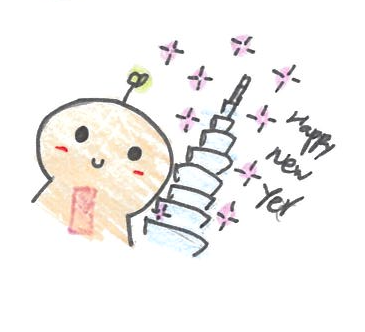
#> input picture input/01.png, 365 x 332 px; its folder holds only this picture in this run
$ python line_sticker_resize.py input/01.png
#> lines starting #> are read from the running program, lines starting #| are printed output that depends on the picture
#> in process_image, im is the input picture: PIL image 365x332 RGBA; mean R, G, B, A 243.5, 241.5, 239.8, 255
#!/usr/bin/env python3
"""
Batch convert images to LINE sticker size 370x320 PNG with transparent background.
- Keeps aspect ratio (no stretching). Pads with transparency to exactly 370x320.
- Optional: make solid background transparent with soft edges (auto-detect from corners or specify a hex color).
Usage:
  python line_sticker_resize.py /path/to/input --output out_dir --make-transparent --tolerance 18
  python line_sticker_resize.py /path/to/input --bg-color #FFFFFF --make-transparent
"""
import argparse
from pathlib import Path
from typing import Optional, Tuple
from PIL import Image

TARGET_W, TARGET_H = 370, 320
VALID_EXTS = {'.png', '.jpg', '.jpeg', '.webp', '.bmp', '.gif'}

# [12 lines left out: function parse_hex_color, not called in this run]

def color_distance_sq(a: Tuple[int,int,int], b: Tuple[int,int,int]) -> int:
    return (a[0]-b[0])**2 + (a[1]-b[1])**2 + (a[2]-b[2])**2

# [49 lines left out: functions detect_bg_color, make_bg_transparent, not called in this run]

def resize_and_pad(im: Image.Image, target_w: int, target_h: int) -> Image.Image:
#> called with target_w = 370, target_h = 320
    im = im.convert('RGBA')
    w, h = im.size
#> w = 365; h = 332
    if w == 0 or h == 0:
        raise ValueError("Image has invalid dimensions")
    scale = min(target_w / w, target_h / h)
#> scale = 0.964
    new_w = max(1, int(round(w * scale)))
#> new_w = 352
    new_h = max(1, int(round(h * scale)))
#> new_h = 320
    resized = im.resize((new_w, new_h), Image.LANCZOS)
    canvas = Image.new('RGBA', (target_w, target_h), (0,0,0,0))
#> canvas: PIL image 370x320 RGBA; every value is 0
    x = (target_w - new_w) // 2
#> x = 9
    y = (target_h - new_h) // 2
#> y = 0
    canvas.paste(resized, (x, y), resized)
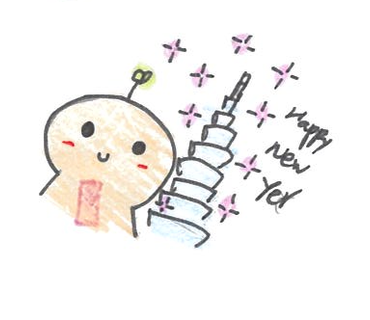
#> canvas: PIL image 370x320 RGBA; mean R, G, B, A 231.6, 229.7, 228, 242.6; transparent parts drawn white
    return canvas

def process_image(src_path: Path, dst_path: Path, make_transparent: bool, bg_color: Optional[Tuple[int,int,int]], tolerance: int):
    with Image.open(src_path) as im:
        # Optional background transparency
        if make_transparent:
            bg = bg_color if bg_color is not None else detect_bg_color(im)
            im = make_bg_transparent(im, bg, tolerance)
        # Resize + pad to exactly 370x320
        out_im = resize_and_pad(im, TARGET_W, TARGET_H)
        # Save as PNG
        out_im.save(dst_path.with_suffix('.png'), format='PNG')

def main():
    ap = argparse.ArgumentParser(description="Batch convert images to 370x320 PNG with transparency.")
    ap.add_argument("input", help="Input folder or a single image file")
    ap.add_argument("--output", "-o", help="Output folder (will be created if missing)", default="output_370x320")
    ap.add_argument("--make-transparent", action="store_true", help="Attempt to remove a solid background with soft edges")
    ap.add_argument("--bg-color", type=str, default=None, help="Background color to remove (hex, e.g. #FFFFFF). If omitted, auto-detect from corners.")
    ap.add_argument("--tolerance", type=int, default=18, help="Color tolerance for soft background removal (0-64 is common).")
    args = ap.parse_args()

    in_path = Path(args.input)
    out_dir = Path(args.output)
    out_dir.mkdir(parents=True, exist_ok=True)

    bg_tuple: Optional[Tuple[int,int,int]] = None
    if args.bg_color:
        bg_tuple = parse_hex_color(args.bg_color)

    files = []
    if in_path.is_file():
        files = [in_path]
    elif in_path.is_dir():
        for p in in_path.rglob("*"):
            if p.suffix.lower() in VALID_EXTS and p.is_file():
                files.append(p)
    else:
        raise SystemExit("Input path does not exist.")

    if not files:
        raise SystemExit("No images found in the input path.")

    count = 0
    for f in files:
        rel = f.name if in_path.is_file() else f.relative_to(in_path).as_posix()
        dst = out_dir / Path(rel).name
        try:
            process_image(f, dst, args.make_transparent, bg_tuple, args.tolerance)
            count += 1
            print(f"✅ Converted: {f} -> {dst.with_suffix('.png')}")
        except Exception as e:
            print(f"⚠️ Skipped {f}: {e}")

    print(f"\nDone. {count} image(s) converted to {out_dir.resolve()}")

if __name__ == "__main__":
    main()

$ run again, on input/05.png
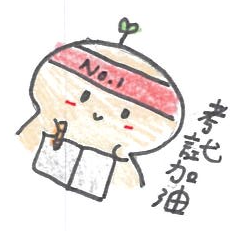
#> input picture input/05.png, 242 x 231 px
#> in process_image, im is the input picture: PIL image 242x231 RGBA; mean R, G, B, A 235.4, 229.7, 227.7, 255
#> in resize_and_pad, `resized = im.resize((new_w, new_h), Image.LANCZOS)`:
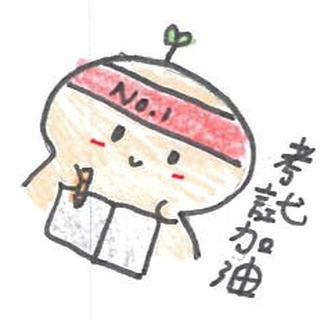
#> resized: PIL image 335x320 RGBA; mean R, G, B, A 235.3, 229.6, 227.6, 255
#> in resize_and_pad, `canvas.paste(resized, (x, y), resized)`:
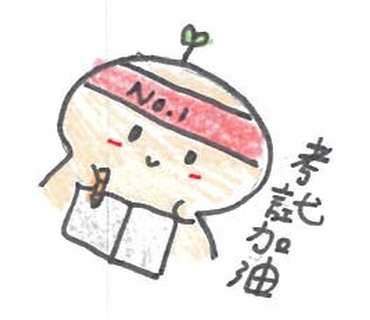
#> canvas: PIL image 370x320 RGBA; mean R, G, B, A 213, 207.9, 206.1, 230.9; transparent parts drawn white

$ run again, on input/06.png
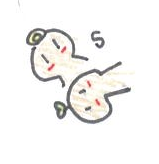
#> input picture input/06.png, 159 x 164 px
#> in process_image, im is the input picture: PIL image 159x164 RGBA; mean R, G, B, A 244.8, 244, 242.6, 255
#> in resize_and_pad, `resized = im.resize((new_w, new_h), Image.LANCZOS)`:
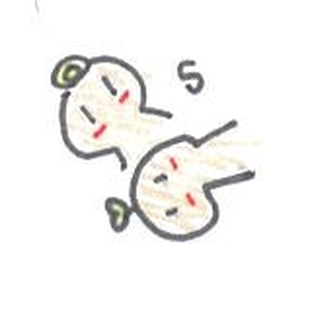
#> resized: PIL image 310x320 RGBA; mean R, G, B, A 244.7, 243.9, 242.6, 255
#> in resize_and_pad, `canvas.paste(resized, (x, y), resized)`:
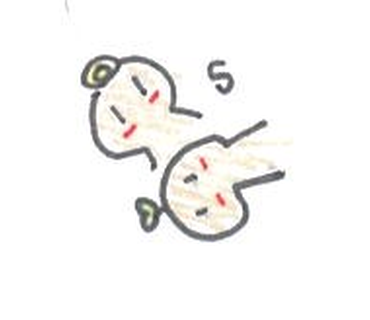
#> canvas: PIL image 370x320 RGBA; mean R, G, B, A 205, 204.3, 203.2, 213.6; transparent parts drawn white

$ run again, on input/07.png
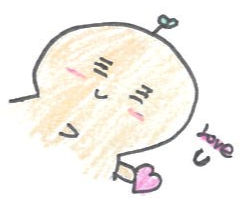
#> input picture input/07.png, 240 x 219 px
#> in process_image, im is the input picture: PIL image 240x219 RGBA; mean R, G, B, A 244.4, 241.6, 236.7, 255
#> in resize_and_pad, `resized = im.resize((new_w, new_h), Image.LANCZOS)`:
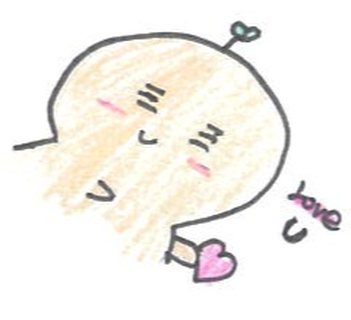
#> resized: PIL image 351x320 RGBA; mean R, G, B, A 244.4, 241.6, 236.6, 255
#> in resize_and_pad, `canvas.paste(resized, (x, y), resized)`:
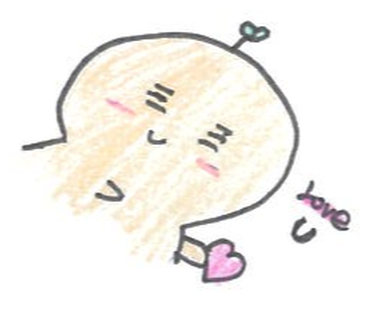
#> canvas: PIL image 370x320 RGBA; mean R, G, B, A 231.8, 229.2, 224.5, 241.9; transparent parts drawn white

$ run again, on input/02.png
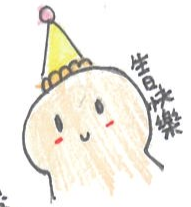
#> input picture input/02.png, 191 x 207 px
#> in process_image, im is the input picture: PIL image 191x207 RGBA; mean R, G, B, A 241.3, 238.7, 231.2, 255
#> in resize_and_pad, `resized = im.resize((new_w, new_h), Image.LANCZOS)`:
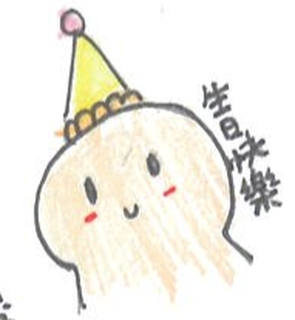
#> resized: PIL image 295x320 RGBA; mean R, G, B, A 241.3, 238.7, 231.1, 255
#> in resize_and_pad, `canvas.paste(resized, (x, y), resized)`:
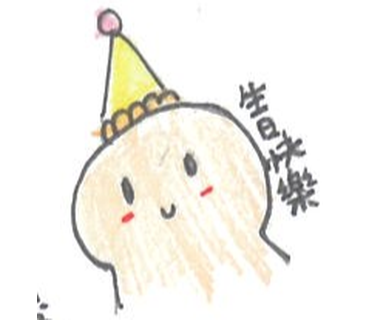
#> canvas: PIL image 370x320 RGBA; mean R, G, B, A 192.4, 190.3, 184.3, 203.3; transparent parts drawn white
